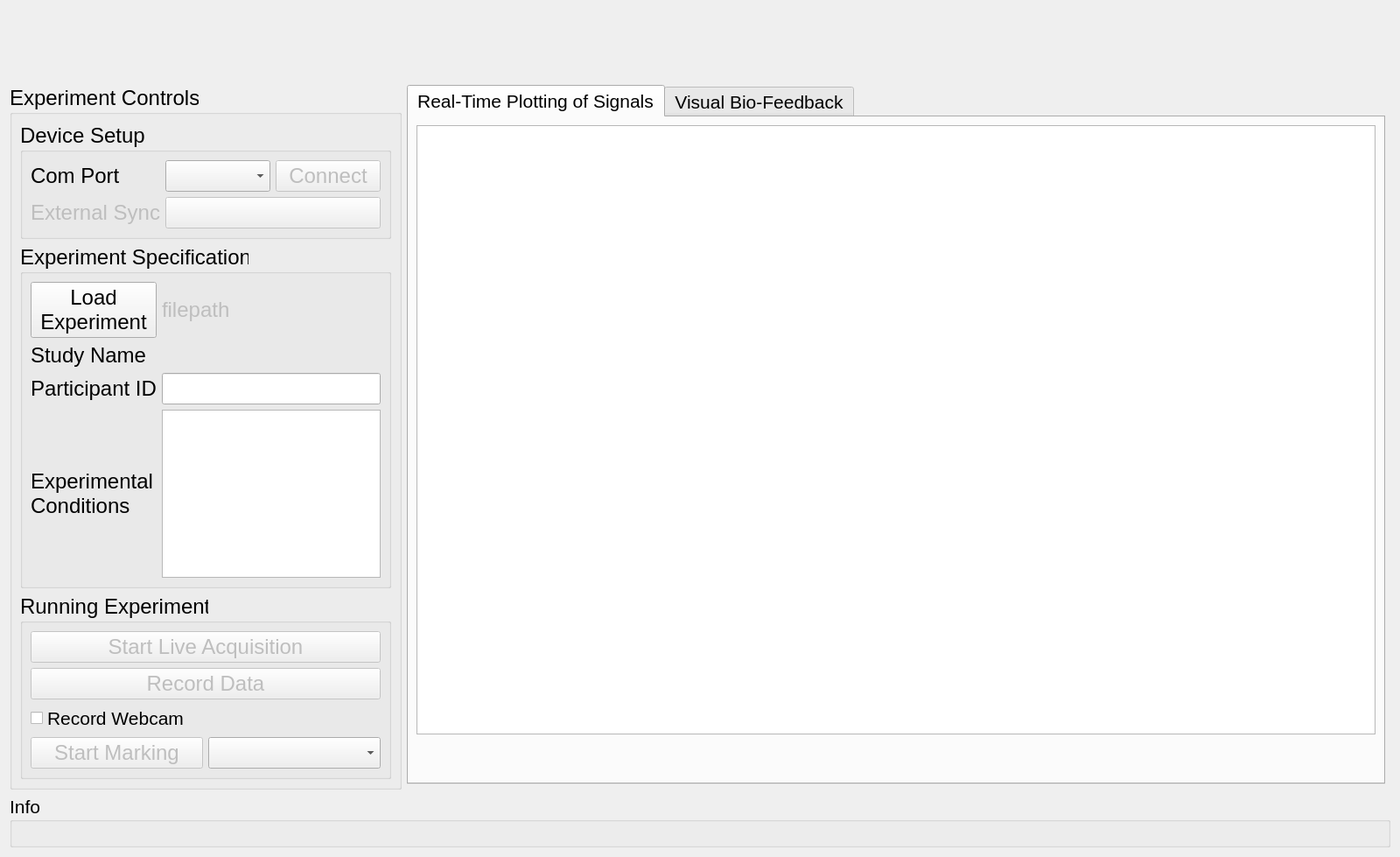
<?xml version="1.0" encoding="UTF-8"?>
<ui version="4.0">
 <class>PPG</class>
 <widget class="QWidget" name="PPG">
  <property name="geometry">
   <rect>
    <x>0</x>
    <y>0</y>
    <width>1600</width>
    <height>900</height>
   </rect>
  </property>
  <property name="sizePolicy">
   <sizepolicy hsizetype="Expanding" vsizetype="Expanding">
    <horstretch>0</horstretch>
    <verstretch>0</verstretch>
   </sizepolicy>
  </property>
  <property name="windowTitle">
   <string>PPG</string>
  </property>
  <layout class="QGridLayout" name="gridLayout_2">
   <item row="2" column="0" rowspan="2">
    <widget class="QGroupBox" name="groupBox_3">
     <property name="sizePolicy">
      <sizepolicy hsizetype="Minimum" vsizetype="Minimum">
       <horstretch>0</horstretch>
       <verstretch>0</verstretch>
      </sizepolicy>
     </property>
     <property name="font">
      <font>
       <pointsize>18</pointsize>
      </font>
     </property>
     <property name="title">
      <string>Experiment Controls</string>
     </property>
     <layout class="QGridLayout" name="gridLayout_8">
      <item row="4" column="1">
       <widget class="QGroupBox" name="groupBox_7">
        <property name="sizePolicy">
         <sizepolicy hsizetype="Minimum" vsizetype="Preferred">
          <horstretch>0</horstretch>
          <verstretch>0</verstretch>
         </sizepolicy>
        </property>
        <property name="font">
         <font>
          <pointsize>18</pointsize>
         </font>
        </property>
        <property name="title">
         <string>Running Experiment</string>
        </property>
        <layout class="QGridLayout" name="gridLayout_7">
         <item row="3" column="0" colspan="2">
          <widget class="QCheckBox" name="checkBox_webcam">
           <property name="sizePolicy">
            <sizepolicy hsizetype="Minimum" vsizetype="Preferred">
             <horstretch>0</horstretch>
             <verstretch>0</verstretch>
            </sizepolicy>
           </property>
           <property name="font">
            <font>
             <pointsize>16</pointsize>
            </font>
           </property>
           <property name="text">
            <string>Record Webcam</string>
           </property>
          </widget>
         </item>
         <item row="4" column="0">
          <widget class="QPushButton" name="pushButton_Event">
           <property name="enabled">
            <bool>false</bool>
           </property>
           <property name="sizePolicy">
            <sizepolicy hsizetype="Preferred" vsizetype="Preferred">
             <horstretch>0</horstretch>
             <verstretch>0</verstretch>
            </sizepolicy>
           </property>
           <property name="maximumSize">
            <size>
             <width>350</width>
             <height>16777215</height>
            </size>
           </property>
           <property name="text">
            <string>Start Marking</string>
           </property>
          </widget>
         </item>
         <item row="1" column="0" colspan="2">
          <widget class="QPushButton" name="pushButton_start_live_acquisition">
           <property name="enabled">
            <bool>false</bool>
           </property>
           <property name="sizePolicy">
            <sizepolicy hsizetype="Minimum" vsizetype="Preferred">
             <horstretch>0</horstretch>
             <verstretch>0</verstretch>
            </sizepolicy>
           </property>
           <property name="maximumSize">
            <size>
             <width>450</width>
             <height>16777215</height>
            </size>
           </property>
           <property name="font">
            <font>
             <pointsize>18</pointsize>
            </font>
           </property>
           <property name="text">
            <string>Start Live Acquisition</string>
           </property>
          </widget>
         </item>
         <item row="2" column="0" colspan="2">
          <widget class="QPushButton" name="pushButton_record_data">
           <property name="enabled">
            <bool>false</bool>
           </property>
           <property name="sizePolicy">
            <sizepolicy hsizetype="Minimum" vsizetype="Preferred">
             <horstretch>0</horstretch>
             <verstretch>0</verstretch>
            </sizepolicy>
           </property>
           <property name="maximumSize">
            <size>
             <width>450</width>
             <height>16777215</height>
            </size>
           </property>
           <property name="font">
            <font>
             <pointsize>18</pointsize>
            </font>
           </property>
           <property name="text">
            <string>Record Data</string>
           </property>
          </widget>
         </item>
         <item row="4" column="1">
          <widget class="QComboBox" name="comboBox_event">
           <property name="sizePolicy">
            <sizepolicy hsizetype="Minimum" vsizetype="Preferred">
             <horstretch>0</horstretch>
             <verstretch>0</verstretch>
            </sizepolicy>
           </property>
          </widget>
         </item>
        </layout>
       </widget>
      </item>
      <item row="1" column="1">
       <widget class="QGroupBox" name="groupBox_4">
        <property name="sizePolicy">
         <sizepolicy hsizetype="Minimum" vsizetype="Preferred">
          <horstretch>0</horstretch>
          <verstretch>0</verstretch>
         </sizepolicy>
        </property>
        <property name="font">
         <font>
          <pointsize>18</pointsize>
         </font>
        </property>
        <property name="title">
         <string>Experiment Specification</string>
        </property>
        <layout class="QGridLayout" name="gridLayout_5">
         <item row="2" column="1">
          <widget class="QLineEdit" name="lineEdit_PID">
           <property name="sizePolicy">
            <sizepolicy hsizetype="Minimum" vsizetype="Preferred">
             <horstretch>0</horstretch>
             <verstretch>0</verstretch>
            </sizepolicy>
           </property>
           <property name="maximumSize">
            <size>
             <width>250</width>
             <height>16777215</height>
            </size>
           </property>
          </widget>
         </item>
         <item row="2" column="0">
          <widget class="QLabel" name="label_7">
           <property name="sizePolicy">
            <sizepolicy hsizetype="Minimum" vsizetype="Preferred">
             <horstretch>0</horstretch>
             <verstretch>0</verstretch>
            </sizepolicy>
           </property>
           <property name="maximumSize">
            <size>
             <width>200</width>
             <height>16777215</height>
            </size>
           </property>
           <property name="text">
            <string>Participant ID</string>
           </property>
          </widget>
         </item>
         <item row="0" column="0">
          <widget class="QPushButton" name="pushButton_exp_params">
           <property name="sizePolicy">
            <sizepolicy hsizetype="Minimum" vsizetype="Preferred">
             <horstretch>0</horstretch>
             <verstretch>0</verstretch>
            </sizepolicy>
           </property>
           <property name="maximumSize">
            <size>
             <width>200</width>
             <height>16777215</height>
            </size>
           </property>
           <property name="text">
            <string>Load 
Experiment</string>
           </property>
          </widget>
         </item>
         <item row="6" column="1">
          <widget class="QListWidget" name="listWidget_expConditions">
           <property name="enabled">
            <bool>true</bool>
           </property>
           <property name="sizePolicy">
            <sizepolicy hsizetype="Minimum" vsizetype="Preferred">
             <horstretch>0</horstretch>
             <verstretch>0</verstretch>
            </sizepolicy>
           </property>
           <property name="maximumSize">
            <size>
             <width>250</width>
             <height>16777215</height>
            </size>
           </property>
           <property name="font">
            <font>
             <pointsize>18</pointsize>
             <bold>false</bold>
            </font>
           </property>
           <property name="mouseTracking">
            <bool>true</bool>
           </property>
           <property name="editTriggers">
            <set>QAbstractItemView::CurrentChanged|QAbstractItemView::DoubleClicked|QAbstractItemView::EditKeyPressed|QAbstractItemView::SelectedClicked</set>
           </property>
           <property name="alternatingRowColors">
            <bool>true</bool>
           </property>
           <property name="spacing">
            <number>1</number>
           </property>
           <property name="viewMode">
            <enum>QListView::ListMode</enum>
           </property>
           <property name="selectionRectVisible">
            <bool>false</bool>
           </property>
           <property name="currentRow">
            <number>-1</number>
           </property>
           <property name="sortingEnabled">
            <bool>false</bool>
           </property>
          </widget>
         </item>
         <item row="6" column="0">
          <widget class="QLabel" name="label_3">
           <property name="sizePolicy">
            <sizepolicy hsizetype="Minimum" vsizetype="Preferred">
             <horstretch>0</horstretch>
             <verstretch>0</verstretch>
            </sizepolicy>
           </property>
           <property name="maximumSize">
            <size>
             <width>200</width>
             <height>16777215</height>
            </size>
           </property>
           <property name="font">
            <font>
             <pointsize>18</pointsize>
            </font>
           </property>
           <property name="text">
            <string>Experimental 
Conditions</string>
           </property>
          </widget>
         </item>
         <item row="0" column="1">
          <widget class="QLabel" name="label_params_file">
           <property name="enabled">
            <bool>false</bool>
           </property>
           <property name="sizePolicy">
            <sizepolicy hsizetype="Minimum" vsizetype="Preferred">
             <horstretch>0</horstretch>
             <verstretch>0</verstretch>
            </sizepolicy>
           </property>
           <property name="maximumSize">
            <size>
             <width>250</width>
             <height>16777215</height>
            </size>
           </property>
           <property name="text">
            <string>filepath</string>
           </property>
          </widget>
         </item>
         <item row="1" column="0">
          <widget class="QLabel" name="label_2">
           <property name="sizePolicy">
            <sizepolicy hsizetype="Minimum" vsizetype="Preferred">
             <horstretch>0</horstretch>
             <verstretch>0</verstretch>
            </sizepolicy>
           </property>
           <property name="maximumSize">
            <size>
             <width>200</width>
             <height>16777215</height>
            </size>
           </property>
           <property name="font">
            <font>
             <pointsize>18</pointsize>
            </font>
           </property>
           <property name="text">
            <string>Study Name</string>
           </property>
          </widget>
         </item>
         <item row="1" column="1">
          <widget class="QLabel" name="label_study_name">
           <property name="sizePolicy">
            <sizepolicy hsizetype="Minimum" vsizetype="Preferred">
             <horstretch>0</horstretch>
             <verstretch>0</verstretch>
            </sizepolicy>
           </property>
           <property name="maximumSize">
            <size>
             <width>250</width>
             <height>16777215</height>
            </size>
           </property>
           <property name="text">
            <string/>
           </property>
          </widget>
         </item>
        </layout>
       </widget>
      </item>
      <item row="0" column="1">
       <widget class="QGroupBox" name="groupBox_6">
        <property name="sizePolicy">
         <sizepolicy hsizetype="Minimum" vsizetype="Preferred">
          <horstretch>0</horstretch>
          <verstretch>0</verstretch>
         </sizepolicy>
        </property>
        <property name="font">
         <font>
          <pointsize>18</pointsize>
         </font>
        </property>
        <property name="title">
         <string>Device Setup</string>
        </property>
        <layout class="QGridLayout" name="gridLayout_6">
         <item row="1" column="0">
          <widget class="QLabel" name="label_10">
           <property name="sizePolicy">
            <sizepolicy hsizetype="Minimum" vsizetype="Preferred">
             <horstretch>0</horstretch>
             <verstretch>0</verstretch>
            </sizepolicy>
           </property>
           <property name="maximumSize">
            <size>
             <width>140</width>
             <height>16777215</height>
            </size>
           </property>
           <property name="font">
            <font>
             <pointsize>18</pointsize>
            </font>
           </property>
           <property name="text">
            <string>Com Port</string>
           </property>
          </widget>
         </item>
         <item row="1" column="1">
          <widget class="QComboBox" name="comboBox_comport">
           <property name="sizePolicy">
            <sizepolicy hsizetype="Minimum" vsizetype="Preferred">
             <horstretch>0</horstretch>
             <verstretch>0</verstretch>
            </sizepolicy>
           </property>
           <property name="maximumSize">
            <size>
             <width>200</width>
             <height>16777215</height>
            </size>
           </property>
           <property name="font">
            <font>
             <pointsize>18</pointsize>
            </font>
           </property>
          </widget>
         </item>
         <item row="1" column="2">
          <widget class="QPushButton" name="pushButton_connect">
           <property name="enabled">
            <bool>false</bool>
           </property>
           <property name="sizePolicy">
            <sizepolicy hsizetype="Minimum" vsizetype="Preferred">
             <horstretch>0</horstretch>
             <verstretch>0</verstretch>
            </sizepolicy>
           </property>
           <property name="maximumSize">
            <size>
             <width>150</width>
             <height>16777215</height>
            </size>
           </property>
           <property name="font">
            <font>
             <pointsize>18</pointsize>
            </font>
           </property>
           <property name="text">
            <string>Connect</string>
           </property>
          </widget>
         </item>
         <item row="3" column="1" colspan="2">
          <widget class="QPushButton" name="pushButton_sync">
           <property name="enabled">
            <bool>false</bool>
           </property>
           <property name="sizePolicy">
            <sizepolicy hsizetype="Minimum" vsizetype="Preferred">
             <horstretch>0</horstretch>
             <verstretch>0</verstretch>
            </sizepolicy>
           </property>
           <property name="maximumSize">
            <size>
             <width>350</width>
             <height>16777215</height>
            </size>
           </property>
           <property name="text">
            <string/>
           </property>
          </widget>
         </item>
         <item row="3" column="0">
          <widget class="QLabel" name="label_sync">
           <property name="enabled">
            <bool>false</bool>
           </property>
           <property name="sizePolicy">
            <sizepolicy hsizetype="Minimum" vsizetype="Preferred">
             <horstretch>0</horstretch>
             <verstretch>0</verstretch>
            </sizepolicy>
           </property>
           <property name="maximumSize">
            <size>
             <width>160</width>
             <height>16777215</height>
            </size>
           </property>
           <property name="text">
            <string>External Sync</string>
           </property>
          </widget>
         </item>
        </layout>
       </widget>
      </item>
     </layout>
    </widget>
   </item>
   <item row="5" column="0" colspan="3">
    <widget class="QGroupBox" name="groupBox_5">
     <property name="sizePolicy">
      <sizepolicy hsizetype="Preferred" vsizetype="Fixed">
       <horstretch>0</horstretch>
       <verstretch>0</verstretch>
      </sizepolicy>
     </property>
     <property name="minimumSize">
      <size>
       <width>0</width>
       <height>60</height>
      </size>
     </property>
     <property name="maximumSize">
      <size>
       <width>16777215</width>
       <height>80</height>
      </size>
     </property>
     <property name="font">
      <font>
       <pointsize>16</pointsize>
      </font>
     </property>
     <property name="title">
      <string>Info</string>
     </property>
     <layout class="QGridLayout" name="gridLayout_4">
      <item row="1" column="0">
       <widget class="QLabel" name="label_status">
        <property name="sizePolicy">
         <sizepolicy hsizetype="Expanding" vsizetype="Fixed">
          <horstretch>0</horstretch>
          <verstretch>0</verstretch>
         </sizepolicy>
        </property>
        <property name="maximumSize">
         <size>
          <width>16777215</width>
          <height>75</height>
         </size>
        </property>
        <property name="font">
         <font>
          <pointsize>16</pointsize>
         </font>
        </property>
        <property name="text">
         <string/>
        </property>
       </widget>
      </item>
     </layout>
    </widget>
   </item>
   <item row="0" column="0" colspan="3">
    <widget class="QLabel" name="label">
     <property name="sizePolicy">
      <sizepolicy hsizetype="Expanding" vsizetype="Fixed">
       <horstretch>0</horstretch>
       <verstretch>0</verstretch>
      </sizepolicy>
     </property>
     <property name="minimumSize">
      <size>
       <width>0</width>
       <height>80</height>
      </size>
     </property>
     <property name="font">
      <font>
       <pointsize>18</pointsize>
      </font>
     </property>
     <property name="text">
      <string/>
     </property>
     <property name="scaledContents">
      <bool>true</bool>
     </property>
     <property name="alignment">
      <set>Qt::AlignCenter</set>
     </property>
     <property name="margin">
      <number>-1</number>
     </property>
    </widget>
   </item>
   <item row="2" column="1">
    <widget class="QTabWidget" name="tabWidget">
     <property name="font">
      <font>
       <pointsize>16</pointsize>
      </font>
     </property>
     <property name="currentIndex">
      <number>0</number>
     </property>
     <widget class="QWidget" name="tab">
      <attribute name="title">
       <string>Real-Time Plotting of Signals</string>
      </attribute>
      <layout class="QGridLayout" name="gridLayout">
       <item row="0" column="0">
        <widget class="QGraphicsView" name="graphicsView">
         <property name="sizePolicy">
          <sizepolicy hsizetype="Expanding" vsizetype="Preferred">
           <horstretch>0</horstretch>
           <verstretch>0</verstretch>
          </sizepolicy>
         </property>
         <property name="font">
          <font>
           <pointsize>18</pointsize>
          </font>
         </property>
         <property name="acceptDrops">
          <bool>false</bool>
         </property>
         <property name="verticalScrollBarPolicy">
          <enum>Qt::ScrollBarAlwaysOff</enum>
         </property>
         <property name="horizontalScrollBarPolicy">
          <enum>Qt::ScrollBarAlwaysOff</enum>
         </property>
         <property name="sizeAdjustPolicy">
          <enum>QAbstractScrollArea::AdjustToContents</enum>
         </property>
         <property name="interactive">
          <bool>false</bool>
         </property>
        </widget>
       </item>
       <item row="1" column="0">
        <widget class="QLabel" name="label_sq_legend">
         <property name="sizePolicy">
          <sizepolicy hsizetype="Preferred" vsizetype="Fixed">
           <horstretch>0</horstretch>
           <verstretch>0</verstretch>
          </sizepolicy>
         </property>
         <property name="maximumSize">
          <size>
           <width>16777215</width>
           <height>40</height>
          </size>
         </property>
         <property name="text">
          <string/>
         </property>
         <property name="scaledContents">
          <bool>true</bool>
         </property>
        </widget>
       </item>
      </layout>
     </widget>
     <widget class="QWidget" name="tab_2">
      <attribute name="title">
       <string>Visual Bio-Feedback</string>
      </attribute>
      <layout class="QGridLayout" name="gridLayout_3">
       <item row="0" column="1">
        <widget class="QLabel" name="label_biofeedback">
         <property name="text">
          <string/>
         </property>
         <property name="scaledContents">
          <bool>true</bool>
         </property>
        </widget>
       </item>
       <item row="0" column="0">
        <widget class="QLabel" name="label_palette">
         <property name="sizePolicy">
          <sizepolicy hsizetype="Minimum" vsizetype="Preferred">
           <horstretch>0</horstretch>
           <verstretch>0</verstretch>
          </sizepolicy>
         </property>
         <property name="maximumSize">
          <size>
           <width>50</width>
           <height>16777215</height>
          </size>
         </property>
         <property name="text">
          <string/>
         </property>
        </widget>
       </item>
      </layout>
     </widget>
    </widget>
   </item>
  </layout>
 </widget>
 <resources/>
 <connections/>
</ui>
